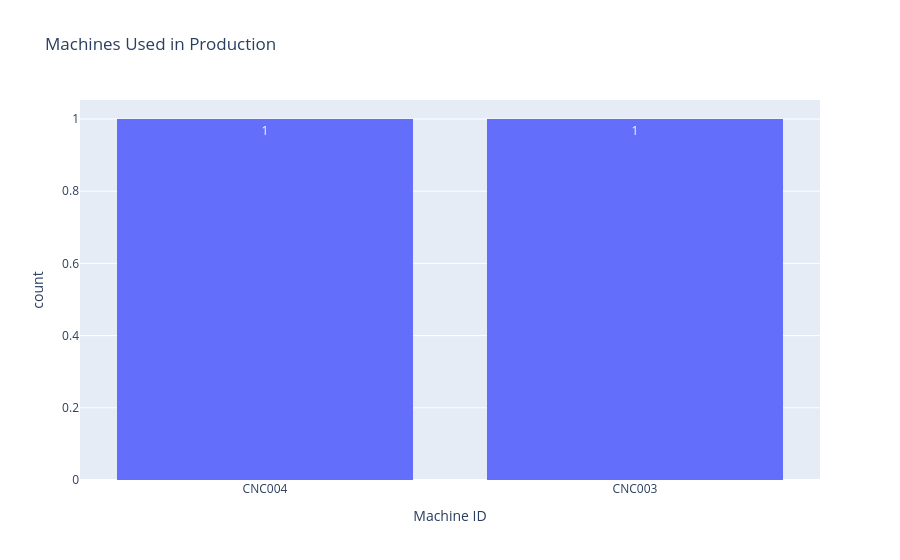

Source (notebook cell):
### Code cell
fig = px.histogram(df, x="machineid",
                   title="Machines Used in Production",
                   labels={"machineid": "Machine ID"},
                   text_auto=True)
fig.show()
df

### Figure 1 — Plotly figure (JSON) as saved in the notebook; plotly's stock layout.template omitted (floating-point values rounded to 4 significant figures)
{"data": [{"bingroup": "x", "hovertemplate": "Machine ID=%{x}<br>count=%{y}<extra></extra>", "legendgroup": "", "marker": {"color": "#636efa", "pattern": {"shape": ""}}, "name": "", "orientation": "v", "showlegend": false, "texttemplate": "%{value}", "type": "histogram", "x": ["CNC004", "CNC003"], "xaxis": "x", "yaxis": "y"}], "layout": {"barmode": "relative", "legend": {"tracegroupgap": 0}, "title": {"text": "Machines Used in Production"}, "xaxis": {"anchor": "y", "domain": [0, 1], "title": {"text": "Machine ID"}}, "yaxis": {"anchor": "x", "domain": [0, 1], "title": {"text": "count"}}}}
